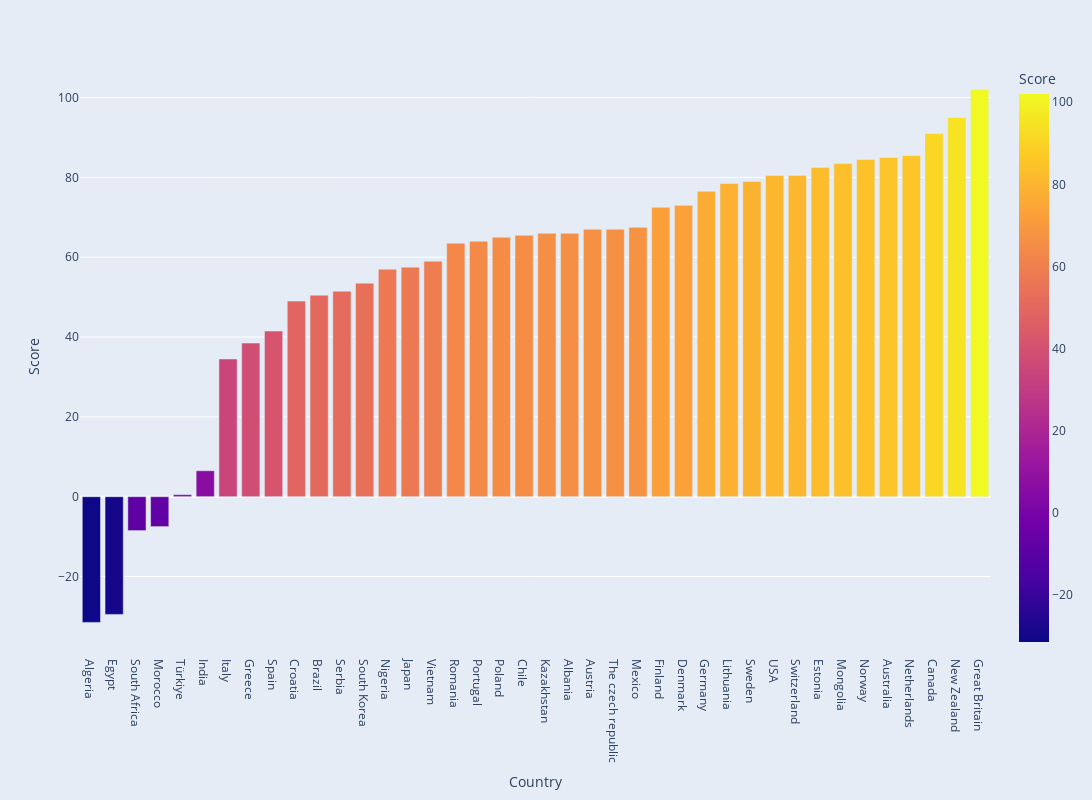

Notebook code cell kept with this figure:
### Code cell
fig = px.bar(df_work, x='Country', y='Result', color='Result', barmode='group', labels={'Result': 'Score'})

fig.update_layout(
    autosize=False,
    width=1500,  # desired width (in pixels)
    height=800  # desired height (in pixels)
    )
fig.update_layout({
    'plot_bgcolor': 'rgba(229, 236, 246, 1)',  # set the plot background to transparent
    'paper_bgcolor': 'rgba(229, 236, 246, 1)',  # set the paper background to transparent
    })
fig.update_yaxes(title_text='Score')

fig.show()

### Figure 1 — Plotly figure (JSON) as saved in the notebook; plotly's stock layout.template omitted (floating-point values rounded to 4 significant figures)
{"data": [{"alignmentgroup": "True", "hovertemplate": "Country=%{x}<br>Score=%{marker.color}<extra></extra>", "legendgroup": "", "marker": {"color": [-31.5, -29.5, -8.5, -7.5, 0.5, 6.5, 34.5, 38.5, 41.5, 49, 50.5, 51.5, 53.5, 57, 57.5, 59, 63.5, 64, 65, 65.5, 66, 66, 67, 67, 67.5, 72.5, 73, 76.5, 78.5, 79, 80.5, 80.5, 82.5, 83.5, 84.5, 85, 85.5, 91, 95, 102], "coloraxis": "coloraxis", "pattern": {"shape": ""}}, "name": "", "offsetgroup": "", "orientation": "v", "showlegend": false, "textposition": "auto", "type": "bar", "x": ["Algeria", "Egypt", "South Africa", "Morocco", "Türkiye", "India", "Italy", "Greece", "Spain", "Croatia", "Brazil", "Serbia", "South Korea", "Nigeria", "Japan", "Vietnam", "Romania", "Portugal", "Poland", "Chile", "Kazakhstan", "Albania", "Austria", "The czech republic", "Mexico", "Finland", "Denmark", "Germany", "Lithuania", "Sweden", "USA", "Switzerland", "Estonia", "Mongolia", "Norway", "Australia", "Netherlands", "Canada", "New Zealand", "Great Britain"], "xaxis": "x", "y": [-31.5, -29.5, -8.5, -7.5, 0.5, 6.5, 34.5, 38.5, 41.5, 49, 50.5, 51.5, 53.5, 57, 57.5, 59, 63.5, 64, 65, 65.5, 66, 66, 67, 67, 67.5, 72.5, 73, 76.5, 78.5, 79, 80.5, 80.5, 82.5, 83.5, 84.5, 85, 85.5, 91, 95, 102], "yaxis": "y"}], "layout": {"autosize": false, "barmode": "group", "coloraxis": {"colorbar": {"title": {"text": "Score"}}, "colorscale": [[0, "#0d0887"], [0.1111, "#46039f"], [0.2222, "#7201a8"], [0.3333, "#9c179e"], [0.4444, "#bd3786"], [0.5556, "#d8576b"], [0.6667, "#ed7953"], [0.7778, "#fb9f3a"], [0.8889, "#fdca26"], [1, "#f0f921"]]}, "height": 800, "legend": {"tracegroupgap": 0}, "margin": {"t": 60}, "paper_bgcolor": "rgba(229, 236, 246, 1)", "plot_bgcolor": "rgba(229, 236, 246, 1)", "width": 1500, "xaxis": {"anchor": "y", "domain": [0, 1], "title": {"text": "Country"}}, "yaxis": {"anchor": "x", "domain": [0, 1], "title": {"text": "Score"}}}}
